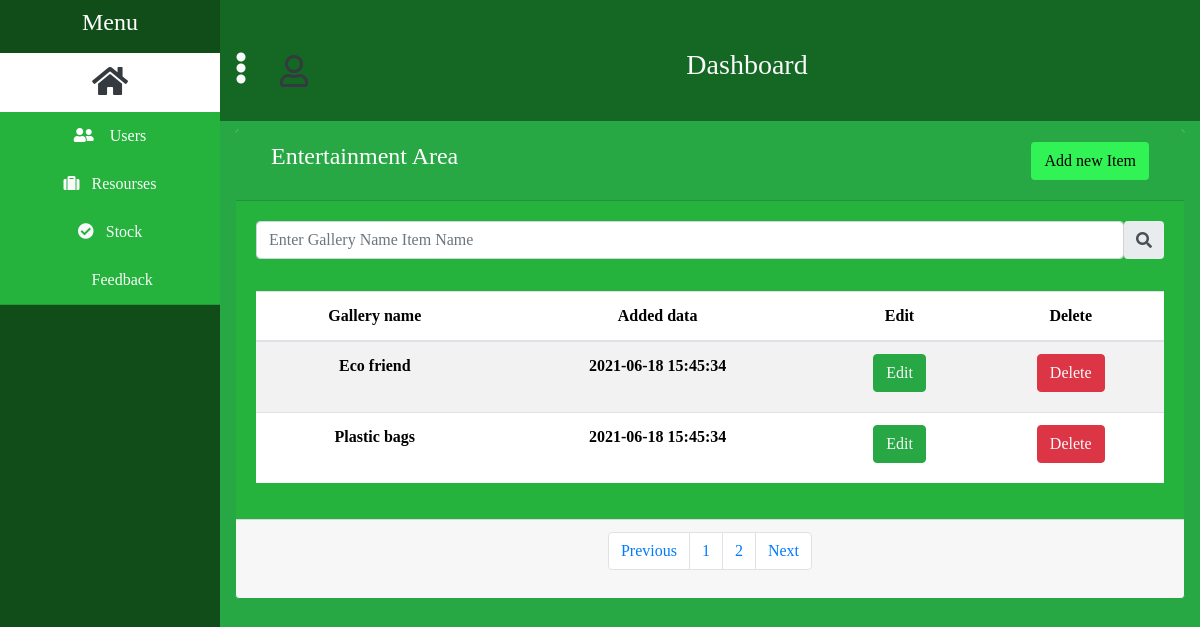
Screenshot of /Admin/php/Pages/enterainmentArea.php (signed in) with the database file from the repository.
### tables this page shows
CREATE TABLE IF NOT EXISTS `gallery` (
  `gallery_id` int(10) NOT NULL,
  `gallery_tittle` varchar(100) NOT NULL,
  `gallery_type` char(1) NOT NULL,
  `gallery_created_date` datetime NOT NULL DEFAULT current_timestamp(),
  PRIMARY KEY (`gallery_id`)
);

### Admin/php/Functions/Area_functions.php (the view, shortened to what this page needs)
<?php
function viewAllEA($conn): string
{
    $data = "";
    $query = "SELECT `gallery_id`,`gallery_tittle`, `gallery_created_date` FROM `gallery` WHERE `gallery_type`='E' ";
    $resultSet = $conn->query($query);
    if (($resultSet-> num_rows) > 0) {
        while($row = mysqli_fetch_array($resultSet)){
            $gallery_id = $row['gallery_id'];
            $gallery_tittle = $row['gallery_tittle'];
            $gallery_created_date = $row['gallery_created_date'];
            $data = $data . "
                                     <tr class='single_row'>
                                    <td>{$gallery_tittle}</td>
                                    <td>{$gallery_created_date}</td>
                                <td>
                                    <a
                                            href='../subPages/edit_gallery_LA.php?type=edit&id={$gallery_id}'
                                            class='btn btn-success mb-2 text-light modDeleteButton'
                                            type='submit'
                                            name='buttonType'
                                            >
                                               Edit
                                    </a>
                                </td> <td>
                                    <a
                                            href='../subPages/delete_gallery_LA.php?type=edit&id={$gallery_id}'
                                            class='btn btn-danger mb-2 text-light modDeleteButton'
                                            type='submit'
                                            name='buttonType'
                                            >
                                               Delete
                                    </a>
                                </td>
                            </tr>
                            ";
        }
    }
    return $data;
}

### resources/css/admin/main.css (style rules this page uses)
:root { --headerColor:#104D18; --borderColor:#187428; --mainColor:#25b33e; --extraColor:#156724; --buttonColor:#32f355; }
* { font-family: "RobotoMono"; }

### resources/css/admin/header.css (style rules this page uses)
:root { --headerColor:#104D18; --borderColor:#187428; --mainColor:#25b33e; --extraColor:#156724; --buttonColor:#32f355; }
* { font-family: RobotoMono, serif; }

### rows the page displays
gallery: gallery_tittle "Eco friend", gallery_created_date "2021-06-18 15:45:34"
gallery: gallery_tittle "Plastic bags", gallery_created_date "2021-06-18 15:45:34"
